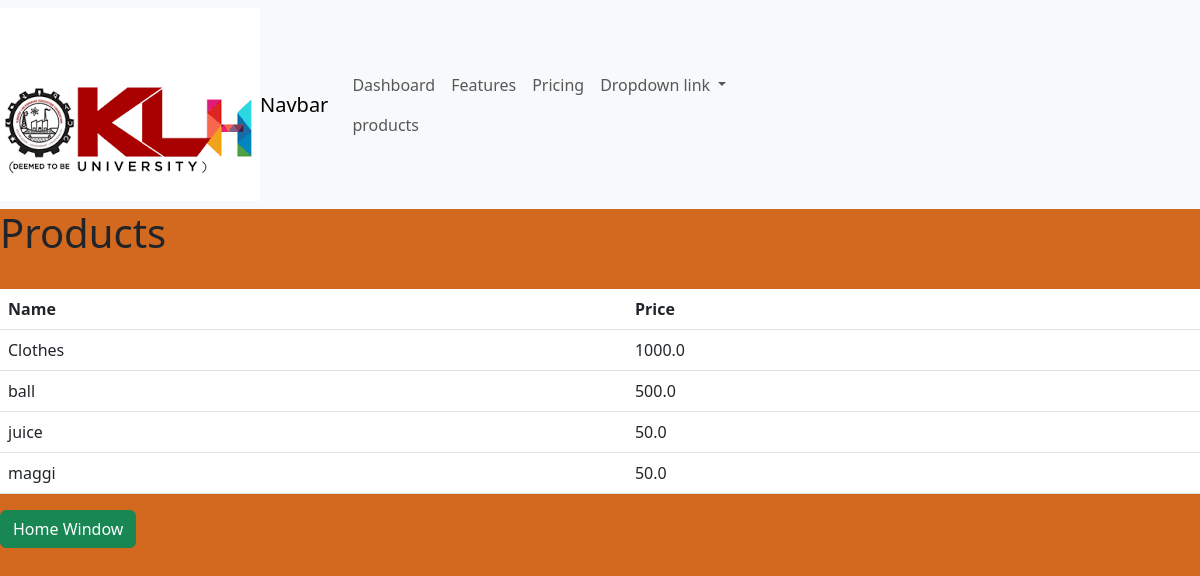
Screenshot of /products/ (signed in) with the database file from the repository.
### calc/models.py (models this page shows, shortened)
class Product(models.Model):
    CATEGORY = (
        ('Indoor', 'Indoor'),
        ('Outdoor', 'Outdoor'),
    )
    name = models.CharField(max_length=300, null=True)
    price = models.FloatField(max_length=300, null=True)
    category = models.CharField(max_length=300, choices=CATEGORY, default='Indoor')  # Default value added
    tags = models.ManyToManyField(Tag)

### calc/views.py (the view)
# urls.py: path('products/',views.product, name='product'),
@login_required(login_url='login')
@cache_control(no_cache=True, must_revalidate=True, no_store=True)
def product(request):
  products=Product.objects.all()
  return render(request,'product.html',{'products':products})

### templates/product.html (shortened to what this page needs)
{% extends 'base.html' %}
{% block content %}
<h1>Products</h1>
<table class="table">
<tr>
<th>Name</th>
<th>Price</th>
</tr>
{% for product in products %}
<tr>
<td>{{product.name}}</td>
<td>{{product.price}}</td>
</tr>
{% endfor %}
</table>
<a href="{% url 'home' %}"><button type="button" class="btn btn-success">Home Window</button></a>
{% endblock %}

### rows the page displays
Product: name "Clothes", price "1000.0"
Product: name "ball", price "500.0"
Product: name "juice", price "50.0"
Product: name "maggi", price "50.0"
